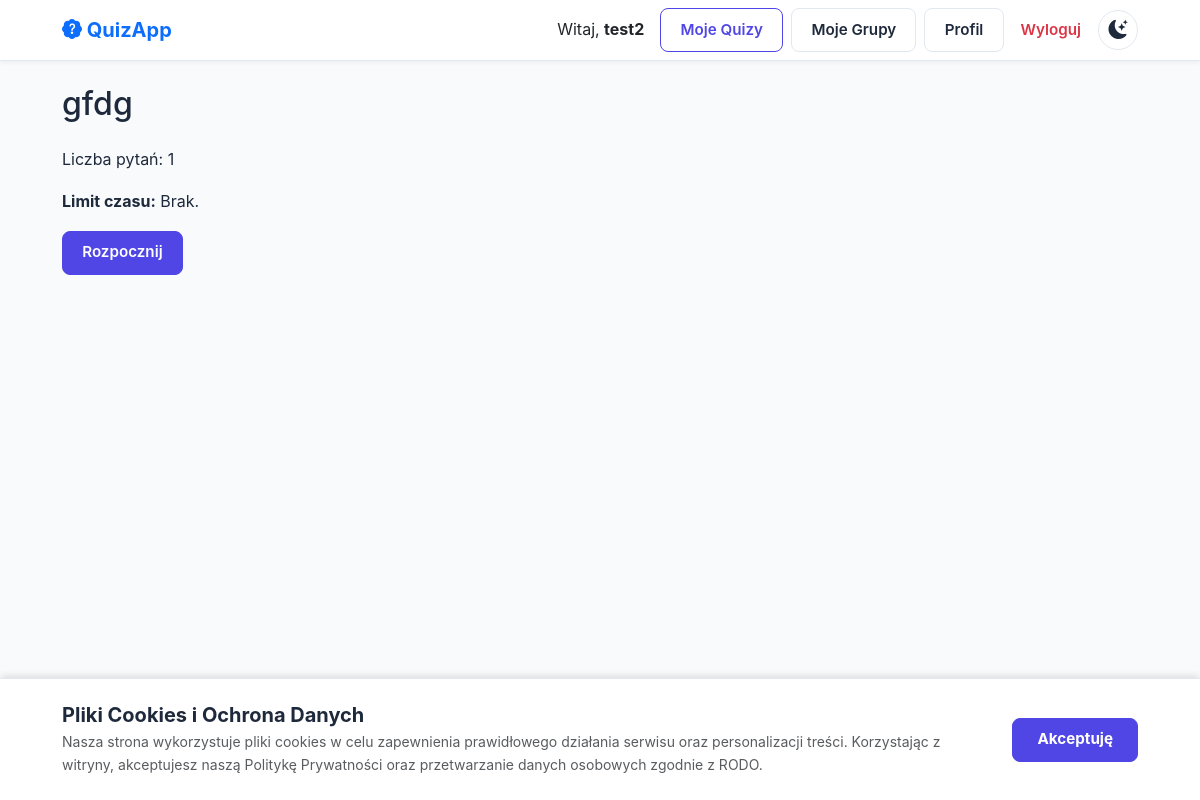
/quiz/5/ (signed in), run on the app's committed database.
### accounts/models.py (models this page shows)
class User(AbstractUser):
    groups = models.ManyToManyField(
        Group,
        verbose_name='groups',
        blank=True,
        help_text=(
            'The groups this user belongs to. A user will get all permissions '
            'granted to each of their groups.'
        ),
        related_name="%(app_label)s_%(class)s_groups",
        related_query_name="user",
    )
    user_permissions = models.ManyToManyField(
        Permission,
        verbose_name='user permissions',
        blank=True,
        help_text='Specific permissions for this user.',
        related_name="%(app_label)s_%(class)s_user_permissions",
        related_query_name="user",
    )
    pass # Keep pass if you have no other custom fields yet

### quizzes/models.py (models this page shows, shortened)
class Quiz(models.Model):
    class Visibility(models.TextChoices):
        PUBLIC = 'PUBLIC', 'Publiczny'
        PRIVATE = 'PRIVATE', 'Prywatny'
    title = models.CharField(max_length=255, verbose_name="Tytuł")
    author = models.ForeignKey(settings.AUTH_USER_MODEL, on_delete=models.CASCADE, verbose_name="Autor")
    visibility = models.CharField(
        max_length=10,
        choices=Visibility.choices,
        default=Visibility.PRIVATE,
        verbose_name="Widoczność"
    )
    time_limit = models.IntegerField(
        default=0,
        verbose_name="Limit czasu (w minutach)",
        help_text="Ustaw 0, aby wyłączyć limit czasu."
    )
    instant_feedback = models.BooleanField(
        default=False,
        verbose_name="Natychmiastowe odpowiedzi",
        help_text="Jeśli zaznaczone, użytkownik zobaczy poprawne odpowiedzi po każdym pytaniu."
    )
    users_permissions = models.ManyToManyField(
        settings.AUTH_USER_MODEL,
        through='QuizUserPermission',
        related_name='quiz_access',
        blank=True,
        verbose_name="Uprawnienia użytkowników"
    )
    groups_permissions = models.ManyToManyField(
        QuizGroup,
        through='QuizGroupPermission',
        related_name='quiz_access',
        blank=True,
        verbose_name="Uprawnienia grup"
    )
    def can_edit(self, user):
        if not user.is_authenticated:
            return False
        if user == self.author:
            return True
        return self.quizuserpermission_set.filter(user=user, role='EDITOR').exists()
    def can_view(self, user):
        if self.visibility == 'PUBLIC': return True
        if not user.is_authenticated: return False
        if self.can_edit(user): return True

### quizzes/views.py (the view)
# urls.py: path('quiz/<int:pk>/', views.quiz_detail_view, name='quiz-detail'),
def quiz_detail_view(request, pk):
    quiz = get_object_or_404(Quiz, pk=pk)
    if quiz.can_view(request.user):
        return render(request, 'quizzes/quiz_detail.html', {'quiz': quiz})
    messages.error(request, "Nie masz uprawnień do wyświetlenia tego quizu.")
    return redirect('home')

### templates/quizzes/quiz_detail.html (shortened to what this page needs)
{% extends 'base.html' %}
{% block content %}
  <h1>{{ quiz.title }}</h1>
  <p>Liczba pytań: {{ quiz.questions.count }}</p>
  {% if quiz.time_limit > 0 %}
    <p><strong>Limit czasu:</strong> {{ quiz.time_limit }} minut.</p>
  {% else %}
    <p><strong>Limit czasu:</strong> Brak.</p>
  {% endif %}
  {% if quiz.questions.count > 0 %}
    <a class="btn btn-primary" href="{% url 'quiz-start' pk=quiz.pk %}">Rozpocznij</a>
  {% else %}
    <p>Ten quiz nie ma jeszcze pytań.</p>
  {% endif %}
{% endblock %}

### templates/base.html (shortened to what this page needs)
{% load static %}
<!DOCTYPE html>
<html lang="pl">
<head>
    <link href="https://cdn.jsdelivr.net/npm/bootstrap@5.3.0/dist/css/bootstrap.min.css" rel="stylesheet">
    <link rel="stylesheet" href="https://cdn.jsdelivr.net/npm/bootstrap-icons@1.10.0/font/bootstrap-icons.css">
    <link rel="stylesheet" href="{% static 'css/style.css' %}">
</head>
<body class="d-flex flex-column min-vh-100">
    <nav class="navbar navbar-expand-lg navbar-light bg-white mb-4">
        <div class="container">
            <a class="navbar-brand fw-bold text-primary" href="{% url 'home' %}">
                <i class="bi bi-patch-question-fill"></i> QuizApp
            </a>
            <div class="collapse navbar-collapse" id="navbarNav">
                <ul class="navbar-nav ms-auto align-items-center">
                    {% if user.is_authenticated %}
                        <li class="nav-item">
                            <span class="nav-link disabled text-dark">Witaj, <strong>{{ user.username }}</strong></span>
                        </li>
                        <li class="nav-item ms-lg-2">
                            <a class="btn btn-outline-primary btn-sm" href="{% url 'my-quizzes' %}">Moje Quizy</a>
                        </li>
                        <li class="nav-item ms-lg-2">
                            <a class="btn btn-light btn-sm" href="{% url 'group-list' %}">Moje Grupy</a>
                        </li>
                        <li class="nav-item ms-lg-2">
                            <a class="btn btn-light btn-sm" href="{% url 'profile_edit' %}">Profil</a>
                        </li>
                        <li class="nav-item ms-lg-2">
                            <form action="{% url 'logout' %}" method="post" class="d-inline">
                                <button type="submit" class="btn btn-link nav-link text-danger">Wyloguj</button>
                            </form>
                        </li>
                    {% endif %}
                        <li class="nav-item ms-2">
                          <button id="theme-toggle" class="theme-toggle" aria-label="Przełącz motyw">
                            <i id="theme-icon" class="bi bi-moon-stars-fill"></i>
                          </button>
                        </li>
                </ul>
            </div>
        </div>
    </nav>
    <div class="container">
        {% block content %}{% endblock %}
    </div>
    <footer class="mt-auto py-3 text-center text-muted text-small">
        <div class="container">
        </div>
    </footer>
    <div id="cookie-banner" class="p-4">
        <div class="container d-flex flex-column flex-md-row align-items-center justify-content-between gap-3">
            <div class="text-muted">
                <h5 class="fw-bold mb-1"> Pliki Cookies i Ochrona Danych</h5>
                <p class="mb-0 small">
                    Nasza strona wykorzystuje pliki cookies w celu zapewnienia prawidłowego działania serwisu oraz personalizacji treści.
                    Korzystając z witryny, akceptujesz naszą Politykę Prywatności oraz przetwarzanie danych osobowych zgodnie z RODO.
                </p>
            </div>
            <div class="d-flex gap-2 shrink-0">
                <button id="accept-cookies" class="btn btn-primary btn-sm px-4 fw-bold">Akceptuję</button>
            </div>
        </div>
    </div>
</body>
</html>

### static/css/style.css (style rules this page uses)
:root { --bg: #f8fafc; --surface: #ffffff; --surface-hover: #f1f5f9; --text: #1e293b; --text-muted: #64748b; --border: #e2e8f0; --primary: #4f46e5; --primary-hover: #4338ca; --primary-text: #ffffff; --secondary: #64748b; --secondary-hover: #475569; --danger: #ef4444; --danger-hover: #dc2626; --success: #10b981; --shadow: 0 4px 6px -1px rgb(0 0 0 / 0.1), 0 2px 4px -2px rgb(0 0 0 / 0.1); --radius: 12px; }
* { box-sizing: border-box; }
body { font-family: 'Inter', -apple-system, BlinkMacSystemFont, "Segoe UI", Roboto, sans-serif; background-color: var(--bg); color: var(--text); margin: 0; line-height: 1.6; transition: background-color 0.3s, color 0.3s; }
a { color: var(--primary); text-decoration: none; transition: color 0.2s; }
h1, h2, h3, h4, h5, h6 { color: var(--text); margin-top: 0; }
h1 { font-size: 2rem; margin-bottom: 1.5rem; }
nav { background: var(--surface); padding: 1rem 2rem; display: flex; justify-content: space-between; align-items: center; border-bottom: 1px solid var(--border); box-shadow: 0 1px 3px 0 rgb(0 0 0 / 0.1); }
.container { max-width: 1100px; }
.btn { display: inline-flex; align-items: center; justify-content: center; padding: 0.6rem 1.2rem; border-radius: 8px; text-decoration: none; border: 1px solid transparent; cursor: pointer; font-size: 0.95rem; font-weight: 600; transition: all 0.2s; line-height: 1.5; }
.btn-primary { background-color: var(--primary); border-color: var(--primary); color: var(--primary-text); }
.btn-secondary, .btn-light { background-color: var(--surface); color: var(--text); border-color: var(--border); }
.btn-outline-primary { color: var(--primary); border-color: var(--primary); background-color: transparent; }
.theme-toggle { padding: 0.5rem; border-radius: 50%; border: 1px solid var(--border); background-color: var(--surface); color: var(--text); cursor: pointer; width: 40px; height: 40px; display: flex; align-items: center; justify-content: center; font-size: 1.2rem; transition: transform 0.2s, background-color 0.2s; }
#cookie-banner { position: fixed; bottom: 0; left: 0; width: 100%; z-index: 1050; background-color: var(--surface); color: var(--text); border-top: 1px solid var(--border); box-shadow: 0 -4px 6px -1px rgba(0, 0, 0, 0.1); transform: translateY(100%); transition: transform 0.3s ease-in-out; }
#cookie-banner.show { transform: translateY(0); }

### templates/base.html (style rules this page uses)
body { background-color: var(--bg); color: var(--text); transition: background-color 0.3s, color 0.3s; }
.navbar { box-shadow: 0 2px 4px rgba(0,0,0,0.05); }

### data on the page
User: username "test2"
Quiz: title "gfdg", questions.count "1"
